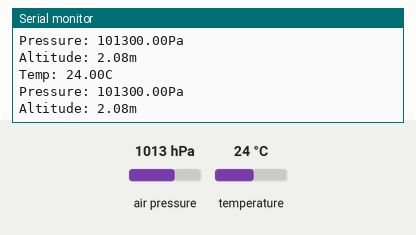
This sketch was run on a simulated Arduino Uno, built with avr-gcc and run on an emulated ATmega328P. Parts: the last lines printed to the serial monitor. Inputs (shaded band) come from the test bench; at power-on: air pressure 1013 hPa, temperature 24 °C.

Above: at 1.2 s.
1.3 s: air pressure set to 952 hPa
At 1.83 s:
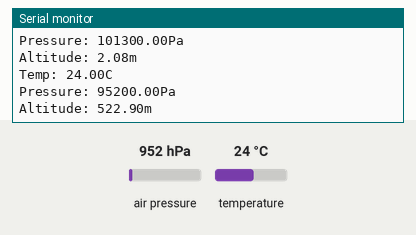
2.8 s: temperature set to 12 °C
At 3.34 s:
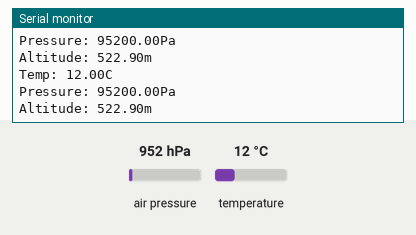
4.3 s: air pressure set to 975 hPa
At 4.85 s:
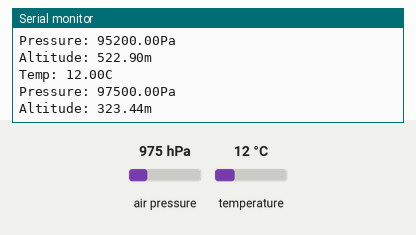
5.8 s: temperature set to 19 °C
At 6.35 s:
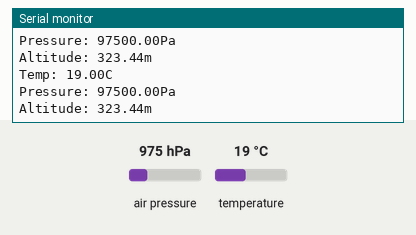
Timing chart, 0 to 8.3 s (numbered marks = the images above; inputs shaded):
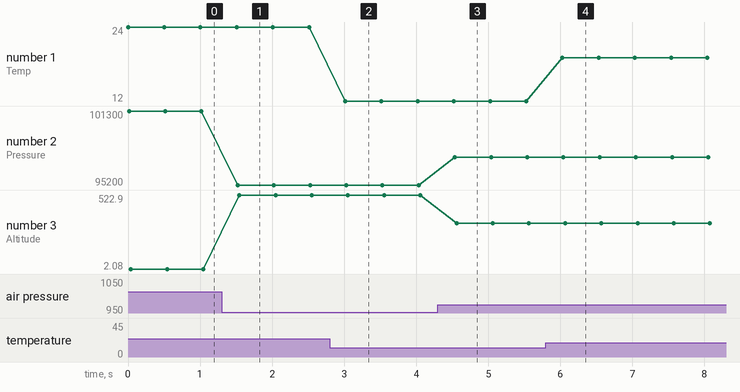

The sketch:

pressure_arduino_uno_firmware.ino
```cpp
#include "Arduino_SensorKit.h"

void setup() {
  Serial.begin(9600);
  Pressure.begin();
}

void loop() {
  // Get and print temperatures
  Serial.print("Temp: ");
  Serial.print(Pressure.readTemperature());
  Serial.println("C"); // The unit for  Celsius because        original arduino don't support speical symbols

  // Get and print atmospheric pressure data
  Serial.print("Pressure: ");
  Serial.print(Pressure.readPressure());
  Serial.println("Pa");

  // Get and print altitude data
  Serial.print("Altitude: ");
  Serial.print(Pressure.readAltitude());
  Serial.println("m");

  Serial.println("\n");//add a line between output of different times.

  delay(500);
}
```

Measured:
- after the input at 1.3 s, the serial monitor: prints a new line after 0.22 s (image 1)
- after the input at 2.8 s, the serial monitor: prints a new line after 0.22 s (image 2)
- after the input at 4.3 s, the serial monitor: prints a new line after 0.24 s (image 3)
- after the input at 5.8 s, the serial monitor: prints a new line after 0.23 s (image 4)
- plotted number 1: 24 → 12 after the input at 2.8 s, 12 → 19 after the input at 5.8 s
- plotted number 2: 101300 → 95200 after the input at 1.3 s, 95200 → 97500 after the input at 4.3 s
- plotted number 3: 2.08 → 522.9 after the input at 1.3 s, 522.9 → 323.44 after the input at 4.3 s
